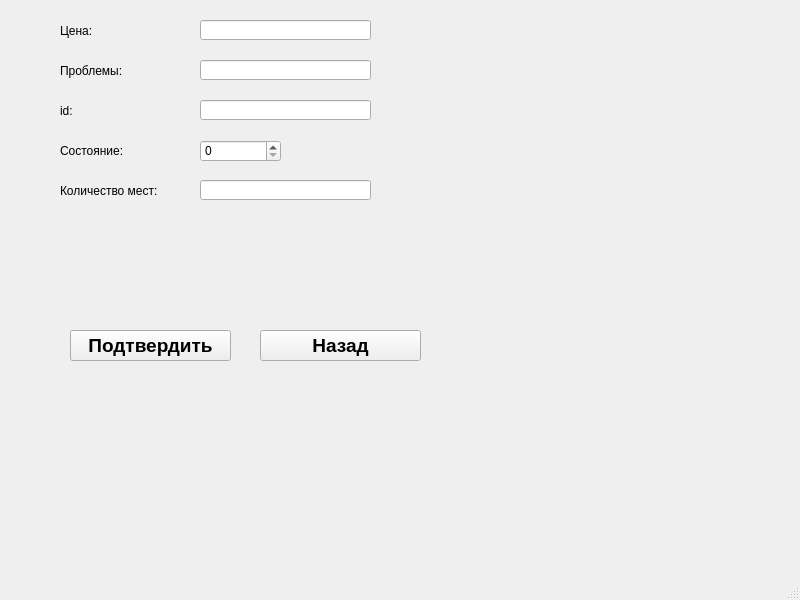
<?xml version="1.0" encoding="UTF-8"?>
<ui version="4.0">
 <class>InputBikeWindow</class>
 <widget class="QMainWindow" name="InputBikeWindow">
  <property name="geometry">
   <rect>
    <x>0</x>
    <y>0</y>
    <width>800</width>
    <height>600</height>
   </rect>
  </property>
  <property name="windowTitle">
   <string>MainWindow</string>
  </property>
  <widget class="QWidget" name="centralwidget">
   <widget class="QPushButton" name="pushButton">
    <property name="geometry">
     <rect>
      <x>70</x>
      <y>330</y>
      <width>161</width>
      <height>31</height>
     </rect>
    </property>
    <property name="font">
     <font>
      <pointsize>14</pointsize>
      <weight>75</weight>
      <bold>true</bold>
     </font>
    </property>
    <property name="text">
     <string>Подтвердить</string>
    </property>
   </widget>
   <widget class="QPushButton" name="pushButton_2">
    <property name="geometry">
     <rect>
      <x>260</x>
      <y>330</y>
      <width>161</width>
      <height>31</height>
     </rect>
    </property>
    <property name="font">
     <font>
      <pointsize>14</pointsize>
      <weight>75</weight>
      <bold>true</bold>
     </font>
    </property>
    <property name="text">
     <string>Назад</string>
    </property>
   </widget>
   <widget class="QLabel" name="label">
    <property name="geometry">
     <rect>
      <x>60</x>
      <y>20</y>
      <width>81</width>
      <height>21</height>
     </rect>
    </property>
    <property name="text">
     <string>Цена:</string>
    </property>
   </widget>
   <widget class="QLabel" name="label_2">
    <property name="geometry">
     <rect>
      <x>60</x>
      <y>60</y>
      <width>81</width>
      <height>21</height>
     </rect>
    </property>
    <property name="text">
     <string>Проблемы:</string>
    </property>
   </widget>
   <widget class="QLabel" name="label_3">
    <property name="geometry">
     <rect>
      <x>60</x>
      <y>100</y>
      <width>81</width>
      <height>21</height>
     </rect>
    </property>
    <property name="text">
     <string>id:</string>
    </property>
   </widget>
   <widget class="QLabel" name="label_4">
    <property name="geometry">
     <rect>
      <x>60</x>
      <y>140</y>
      <width>81</width>
      <height>21</height>
     </rect>
    </property>
    <property name="text">
     <string>Состояние:</string>
    </property>
   </widget>
   <widget class="QLabel" name="label_5">
    <property name="geometry">
     <rect>
      <x>60</x>
      <y>180</y>
      <width>101</width>
      <height>21</height>
     </rect>
    </property>
    <property name="text">
     <string>Количество мест:</string>
    </property>
   </widget>
   <widget class="QLineEdit" name="lineEdit">
    <property name="geometry">
     <rect>
      <x>200</x>
      <y>20</y>
      <width>171</width>
      <height>20</height>
     </rect>
    </property>
   </widget>
   <widget class="QLineEdit" name="lineEdit_2">
    <property name="geometry">
     <rect>
      <x>200</x>
      <y>60</y>
      <width>171</width>
      <height>20</height>
     </rect>
    </property>
   </widget>
   <widget class="QLineEdit" name="lineEdit_3">
    <property name="geometry">
     <rect>
      <x>200</x>
      <y>100</y>
      <width>171</width>
      <height>20</height>
     </rect>
    </property>
   </widget>
   <widget class="QLineEdit" name="lineEdit_4">
    <property name="geometry">
     <rect>
      <x>200</x>
      <y>180</y>
      <width>171</width>
      <height>20</height>
     </rect>
    </property>
   </widget>
   <widget class="QSpinBox" name="spinBox">
    <property name="geometry">
     <rect>
      <x>200</x>
      <y>140</y>
      <width>81</width>
      <height>22</height>
     </rect>
    </property>
   </widget>
  </widget>
  <widget class="QMenuBar" name="menubar">
   <property name="geometry">
    <rect>
     <x>0</x>
     <y>0</y>
     <width>800</width>
     <height>21</height>
    </rect>
   </property>
  </widget>
  <widget class="QStatusBar" name="statusbar"/>
 </widget>
 <resources/>
 <connections/>
</ui>
